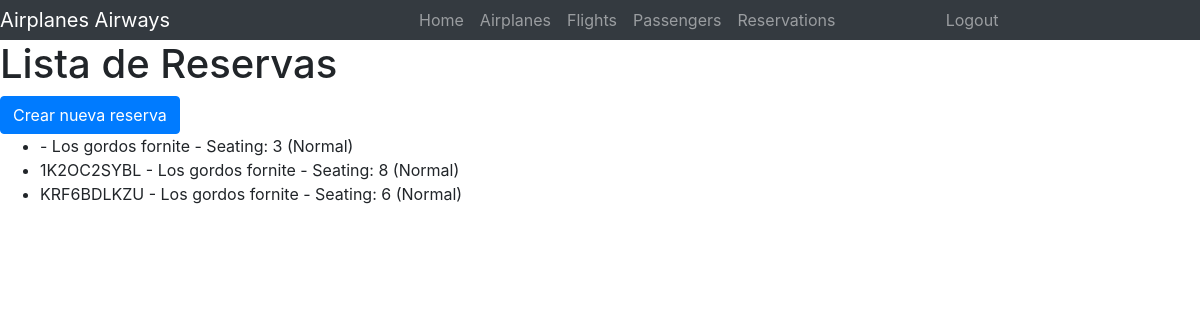
/reservations/ (signed in), run on the app's committed database.
### apps/reservations/models.py (models this page shows, shortened)
class Reservation(models.Model):
    flight_id = models.ForeignKey(
        Flight,
        on_delete=models.CASCADE
    )
    passenger_id = models.ForeignKey(
        Passenger,
        on_delete=models.CASCADE
    )
    seating_id = models.OneToOneField(
        Seating,
        on_delete=models.CASCADE
    )
    state = models.CharField(max_length=20, default='Reserved')
    reservation_date = models.DateTimeField(auto_now_add=True)
    price = models.DecimalField(max_digits=20, decimal_places=2)
    reservation_code = models.CharField(max_length=10, unique=True)
    reservation_code = models.CharField(max_length=10, unique=True)

### apps/passengers/models.py (models this page shows, shortened)
class Passenger(models.Model):
    name = models.CharField(max_length=100)
    document = models.CharField(max_length=20, unique=True)
    email = models.EmailField()
    phone = models.CharField(max_length=20)
    date_birth = models.DateField()
    document_type = models.CharField(max_length=50)

### apps/airplanes/models.py (models this page shows)
class Seating(models.Model):
    airplane_id = models.ForeignKey(
        Airplane,
        on_delete=models.CASCADE,
        related_name='seatings',
    )
    number = models.IntegerField()
    row = models.IntegerField()
    column = models.IntegerField()
    type = models.CharField(max_length=100)
    state = models.BooleanField(default=False)
    def __str__(self):
        return f"Seating: {self.number} ({self.type})"

### apps/reservations/views.py (the view)
class ReservationListView(ListView):
    model = Reservation
    template_name = "reservations/reservation_list.html"
    context_object_name = "reservations"

### apps/reservations/templates/reservations/reservation_list.html
{% extends 'base.html' %}
{% block content %}
<h1>Lista de Reservas</h1>
<a href="{% url 'reservation_create' %}" class="btn btn-primary">
    Crear nueva reserva
</a>
<ul>
    {% for reservation in reservations %}
        <li>
            {{ reservation.reservation_code }} - {{ reservation.passenger_id.name }} - {{ reservation.seating_id}}
        </li>
    {% empty %}
        <li>No hay reservas</li>
    {% endfor %}
</ul>
{% endblock %}

### data on the page
Reservation: passenger_id.name "Los gordos fornite", seating_id "Seating: 3 (Normal)"
Reservation: reservation_code "1K2OC2SYBL", passenger_id.name "Los gordos fornite", seating_id "Seating: 8 (Normal)"
Reservation: reservation_code "KRF6BDLKZU", passenger_id.name "Los gordos fornite", seating_id "Seating: 6 (Normal)"
